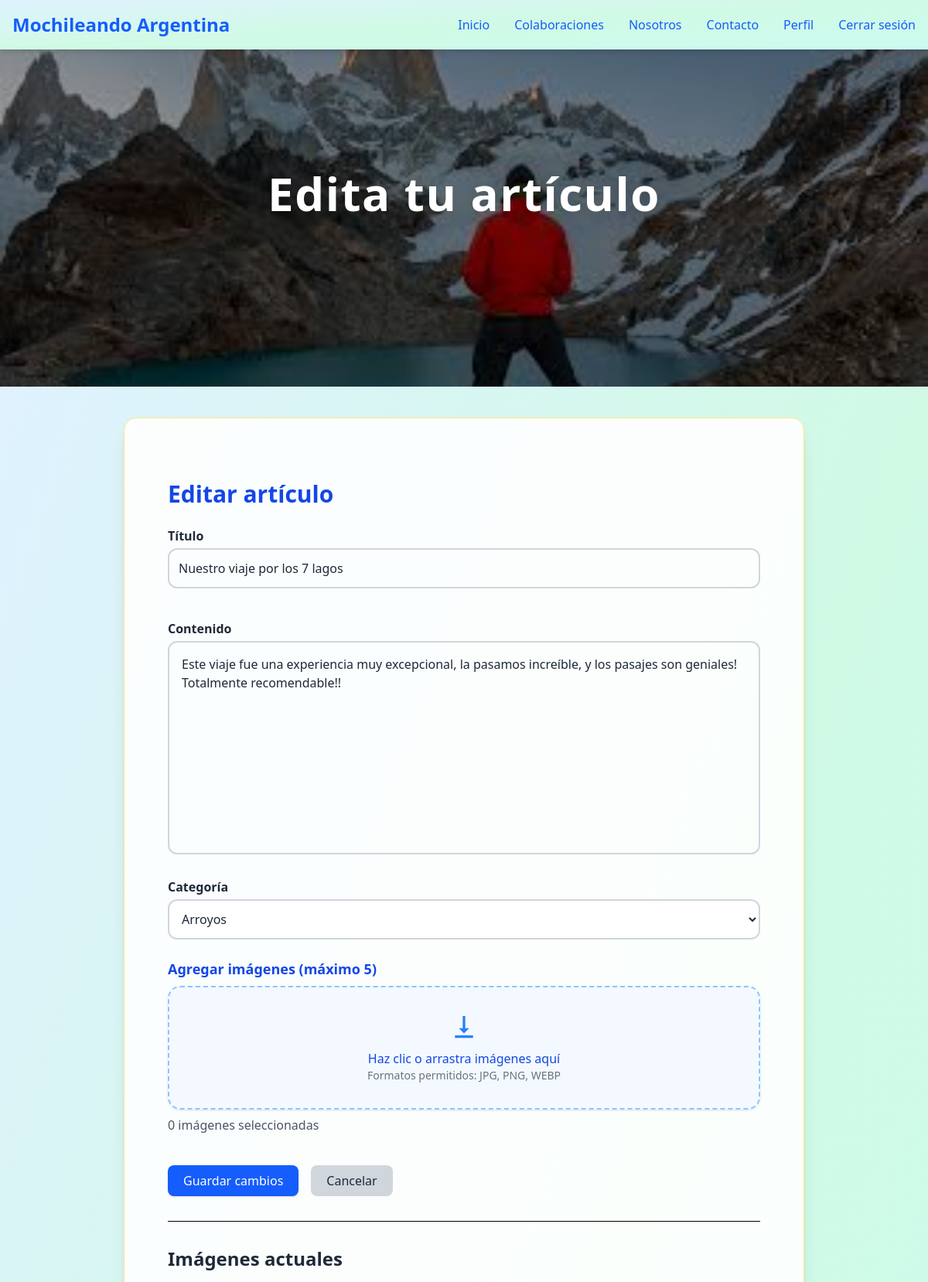
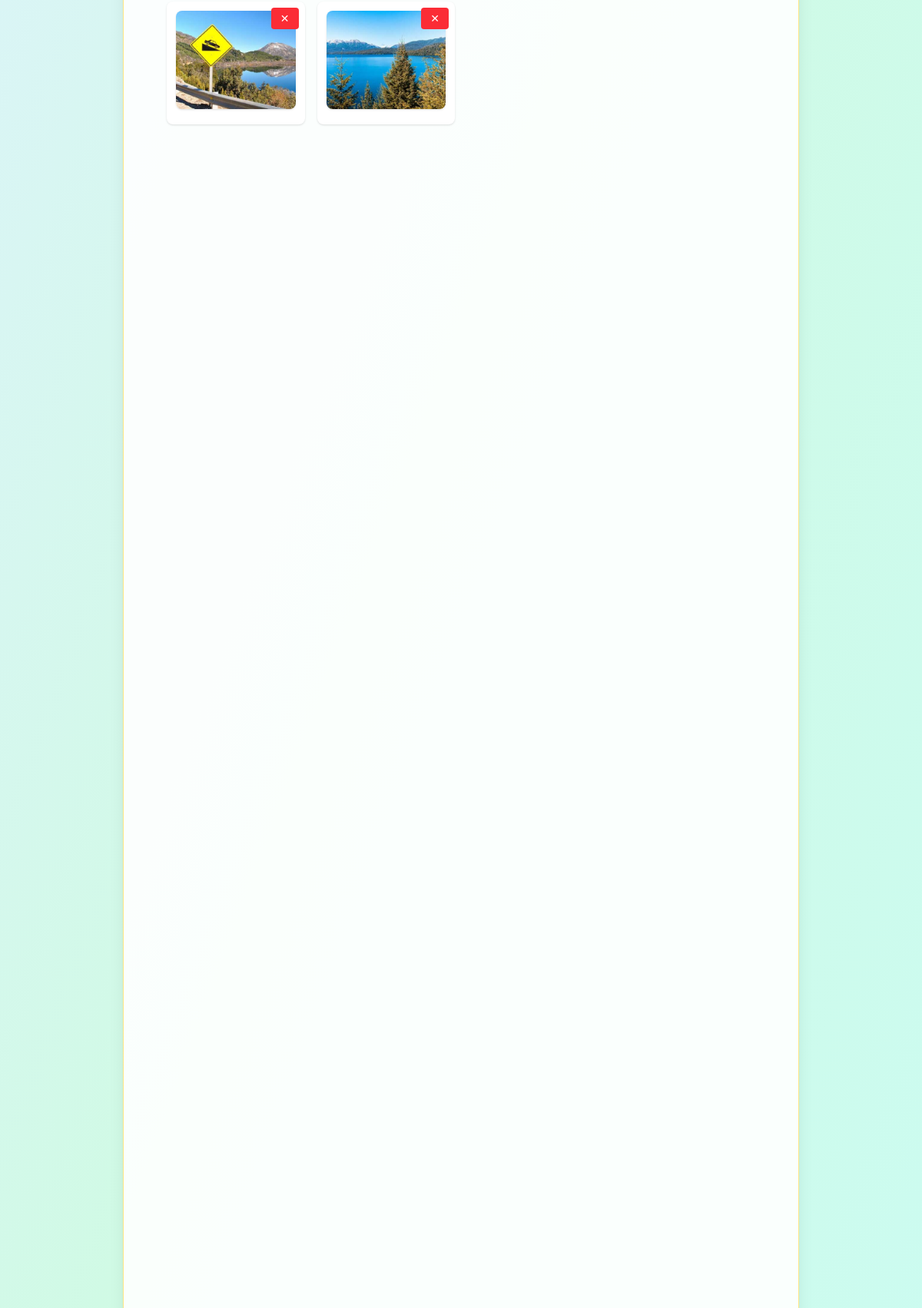
Page /posts/articulos/1/editar/ (signed in) on the committed database (2 pictures, top to bottom).
### apps/posts/models.py (models this page shows, shortened)
class Articulo(models.Model):
    titulo = models.CharField(max_length=200)
    contenido = models.TextField()
    categoria = models.ForeignKey(Categoria, on_delete=models.SET_NULL, null=True)
    autor = models.ForeignKey(User, on_delete=models.CASCADE, related_name='articulos')
    fecha_publicacion = models.DateTimeField(auto_now_add=True)
    visitas = models.PositiveIntegerField(default=0)
    destacado = models.BooleanField(default=False)
    class Meta:
        ordering = ['-fecha_publicacion']
    def puede_editar(self, user):
        return (
            user.is_authenticated and (
                user == self.autor or
                user.is_staff or
                user.is_superuser
            )
        )

class ImagenArticulo(models.Model):
    articulo = models.ForeignKey(Articulo, on_delete=models.CASCADE, related_name='imagenes')
    imagen = models.ImageField(upload_to='articulos/imagenes/')
    class Meta:
        verbose_name = "Imagen de Artículo"
        verbose_name_plural = "Imágenes de Artículo"

### apps/posts/views.py (the view, shortened to what this page needs)
# urls.py: path('articulos/<int:pk>/editar/', ArticuloUpdateView.as_view(), name='articulo_editar'),
class ArticuloUpdateView(LoginRequiredMixin, UserPassesTestMixin, UpdateView):
    model = Articulo
    form_class = ArticuloForm
    template_name = 'posts/articulo_editar.html'
    def test_func(self):
        return self.get_object().puede_editar(self.request.user)

### apps/posts/models.py (called while the page is built)
    def __str__(self):
        return self.nombre

### templates/posts/articulo_editar.html (shortened to what this page needs)
{% extends 'layouts/general-layout.html' %}
{% load widget_tweaks %}
{% load static %}
{% block banner %}
<section class="relative w-full h-[300px] md:h-[420px] lg:h-[500px] overflow-hidden">
    <div class="absolute inset-0 flex items-center justify-center bg-black/40">
        <h1 class="text-white text-4xl md:text-6xl font-extrabold tracking-wide drop-shadow-xl">
            Edita tu artículo
        </h1>
    </div>
</section>
{% endblock banner %}
{% block content %}
<div class="max-w-4xl mx-auto px-4 py-10">
    <h2 class="text-3xl font-bold text-blue-700 mb-6">Editar artículo</h2>
    <form method="POST" enctype="multipart/form-data" class="space-y-6">
        <div>
            <label class="block font-semibold text-gray-800 mb-1">Título</label>
            {{ form.titulo|add_class:"w-full border border-gray-300 rounded-lg p-2" }}
        </div>
        <div>
            <label class="block font-semibold text-gray-800 mb-1">Contenido</label>
            {{ form.contenido|add_class:"w-full border border-gray-300 rounded-lg p-2" }}
        </div>
        <div>
            <label class="block font-semibold text-gray-800 mb-1">Categoría</label>
            {{ form.categoria|add_class:"w-full border border-gray-300 rounded-lg p-2" }}
        </div>
        <div class="mb-6">
            <label class="block font-semibold text-blue-700 text-lg mb-2">
                Agregar imágenes (máximo 5)
            </label>
            <label id="drop-area" class="flex flex-col items-center justify-center w-full h-40
                       border-2 border-dashed border-blue-300 rounded-2xl
                       bg-blue-50/60 hover:bg-blue-100 transition cursor-pointer
                       shadow-sm hover:shadow-md relative">
                <div class="flex flex-col items-center pointer-events-none">
                    <svg xmlns="http://www.w3.org/2000/svg" viewBox="0 0 24 24" fill="currentColor"
                        class="w-10 h-10 text-blue-500 mb-2">
                        <path d="M12 16.5l-4-4h3V3h2v9.5h3l-4 4z" />
                        <path d="M19 18H5v2h14v-2z" />
                    </svg>
                    <p class="text-blue-700 font-medium">Haz clic o arrastra imágenes aquí</p>
                    <p class="text-gray-500 text-sm">Formatos permitidos: JPG, PNG, WEBP</p>
                </div>
            </label>
            <p class="text-gray-600 mt-2" id="contador-imagenes">0 imágenes seleccionadas</p>
        </div>
        <div class="flex gap-4">
            <button class="px-5 py-2 bg-blue-600 hover:bg-blue-700 text-white rounded-lg shadow transition"
                type="submit">
                Guardar cambios
            </button>
            <a href="{% url 'posts:articulo_detalle' object.pk %}"
                class="px-5 py-2 bg-gray-300 hover:bg-gray-400 text-gray-800 rounded-lg">
                Cancelar
            </a>
        </div>
    </form>
    <hr class="my-8">
    <h4 class="text-2xl font-semibold text-gray-800 mb-4">Imágenes actuales</h4>
    {% if object.imagenes.all %}
    <div class="grid grid-cols-2 md:grid-cols-4 gap-4">
        {% for img in object.imagenes.all %}
        <div class="text-center bg-white p-3 rounded-lg shadow relative" id="img-{{ img.id }}">
            <img src="{{ img.imagen.url }}" class="rounded-lg w-full h-32 object-cover mb-2 shadow">
            <button
                class="bg-red-500 hover:bg-red-600 text-white text-sm px-3 py-1 rounded eliminar-imagen absolute top-2 right-2"
                data-id="{{ img.id }}">
                ✕
            </button>
        </div>
        {% endfor %}
    </div>
    {% else %}
    <p class="text-gray-600">No hay imágenes cargadas.</p>
    {% endif %}
</div>
{% endblock content %}

### rows in the picture
Articulo: titulo "Nuestro viaje por los 7 lagos", contenido "Este viaje fue una experiencia muy excepcional, la pasamos increíble, y los pasajes son geniales! Totalmente recomendable!!", categoria "Arroyos"
ImagenArticulo: imagen (picture)
ImagenArticulo: imagen (picture)
